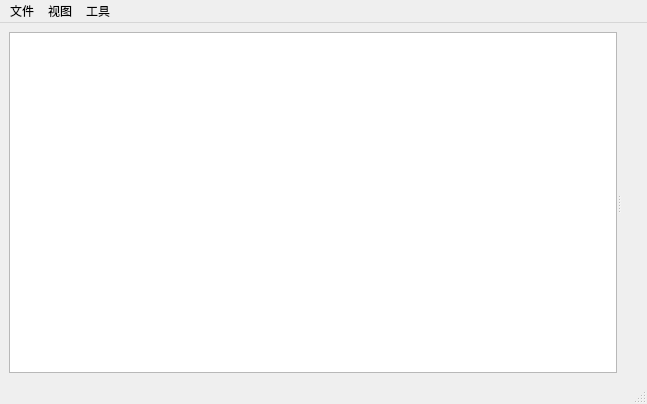
<?xml version="1.0" encoding="UTF-8"?>
<ui version="4.0">
 <class>PictureBrowser</class>
 <widget class="QMainWindow" name="PictureBrowser">
  <property name="geometry">
   <rect>
    <x>0</x>
    <y>0</y>
    <width>647</width>
    <height>404</height>
   </rect>
  </property>
  <property name="windowTitle">
   <string>图片浏览</string>
  </property>
  <widget class="QWidget" name="centralwidget">
   <layout class="QHBoxLayout" name="horizontalLayout">
    <item>
     <widget class="QSplitter" name="splitter">
      <property name="orientation">
       <enum>Qt::Horizontal</enum>
      </property>
      <widget class="QListWidget" name="listWidget">
       <property name="selectionMode">
        <enum>QAbstractItemView::ExtendedSelection</enum>
       </property>
       <property name="viewMode">
        <enum>QListView::IconMode</enum>
       </property>
       <property name="wordWrap">
        <bool>true</bool>
       </property>
      </widget>
      <widget class="QLabel" name="label">
       <property name="text">
        <string/>
       </property>
      </widget>
     </widget>
    </item>
   </layout>
  </widget>
  <widget class="QMenuBar" name="menubar">
   <property name="geometry">
    <rect>
     <x>0</x>
     <y>0</y>
     <width>647</width>
     <height>23</height>
    </rect>
   </property>
   <widget class="QMenu" name="menu">
    <property name="title">
     <string>文件</string>
    </property>
    <addaction name="actionRefresh"/>
   </widget>
   <widget class="QMenu" name="menu_2">
    <property name="title">
     <string>视图</string>
    </property>
    <addaction name="actionIcon_Largest"/>
    <addaction name="actionIcon_Large"/>
    <addaction name="actionIcon_Middle"/>
    <addaction name="actionIcon_Small"/>
   </widget>
   <widget class="QMenu" name="menu_3">
    <property name="title">
     <string>工具</string>
    </property>
    <addaction name="actionFind_Similar"/>
   </widget>
   <addaction name="menu"/>
   <addaction name="menu_2"/>
   <addaction name="menu_3"/>
  </widget>
  <widget class="QStatusBar" name="statusbar"/>
  <action name="actionRefresh">
   <property name="text">
    <string>刷新</string>
   </property>
  </action>
  <action name="actionIcon_Largest">
   <property name="text">
    <string>超大图标</string>
   </property>
  </action>
  <action name="actionIcon_Large">
   <property name="text">
    <string>大图标</string>
   </property>
   <property name="toolTip">
    <string>Icon Large</string>
   </property>
  </action>
  <action name="actionIcon_Middle">
   <property name="text">
    <string>中图标</string>
   </property>
   <property name="toolTip">
    <string>Icon Middle</string>
   </property>
  </action>
  <action name="actionIcon_Small">
   <property name="text">
    <string>小图标</string>
   </property>
  </action>
  <action name="actionFind_Similar">
   <property name="text">
    <string>寻找相似图</string>
   </property>
  </action>
 </widget>
 <resources/>
 <connections/>
</ui>
